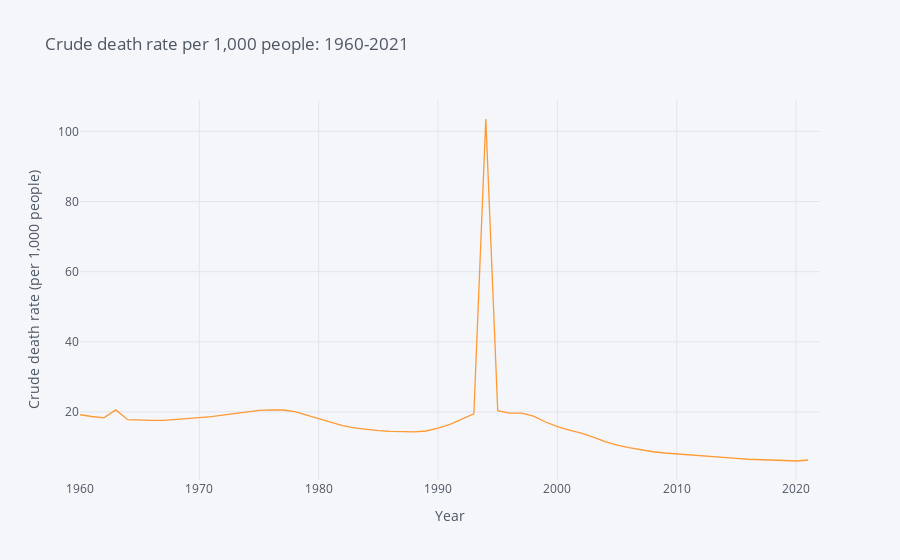

This figure's notebook cell:
### Markdown cell above
#### Crude Death Rate per 1000 People <a name="crude-death-rate-per-1000-people"></a>

### Code cell
# Crude deah rate per 1,000 people.

# One variable: Crude death rate
variable_labels = {"SP.DYN.CDRT.IN": "Crude death rate"}

# Set country to Rwanda
Rwanda = {"RWA":"Rwanda"}

# Get dataframe
rwanda_deathrte = wbdata.get_dataframe(variable_labels, country = Rwanda).squeeze()

# Date index is of type string; change to integers
rwanda_deathrte.index = rwanda_pop.index.astype(int)

# Print graph from 1960-2022
rwanda_deathrte.iplot(title="Crude death rate per 1,000 people: 1960-2021",xTitle='Year',yTitle='Crude death rate (per 1,000 people)')

### Figure 1 — Plotly figure (JSON) as saved in the notebook; plotly's stock layout.template omitted (floating-point values rounded to 4 significant figures)
{"data": [{"line": {"color": "rgba(255, 153, 51, 1.0)", "dash": "solid", "shape": "linear", "width": 1.3}, "mode": "lines", "name": "Crude death rate", "text": "", "type": "scatter", "x": [2022, 2021, 2020, 2019, 2018, 2017, 2016, 2015, 2014, 2013, 2012, 2011, 2010, 2009, 2008, 2007, 2006, 2005, 2004, 2003, 2002, 2001, 2000, 1999, 1998, 1997, 1996, 1995, 1994, 1993, 1992, 1991, 1990, 1989, 1988, 1987, 1986, 1985, 1984, 1983, 1982, 1981, 1980, 1979, 1978, 1977, 1976, 1975, 1974, 1973, 1972, 1971, 1970, 1969, 1968, 1967, 1966, 1965, 1964, 1963, 1962, 1961, 1960], "y": ["", 6.28, 5.998, 6.137, 6.227, 6.367, 6.49, 6.724, 6.953, 7.285, 7.604, 7.814, 8.068, 8.284, 8.64, 9.186, 9.803, 10.55, 11.55, 12.79, 13.93, 14.83, 15.77, 17.12, 18.78, 19.64, 19.68, 20.37, 103.5, 19.44, 17.88, 16.45, 15.4, 14.55, 14.33, 14.28, 14.43, 14.65, 14.98, 15.43, 16.06, 17.07, 18.2, 19.21, 20.07, 20.54, 20.59, 20.42, 19.93, 19.41, 18.93, 18.63, 18.35, 18.11, 17.83, 17.6, 17.59, 17.62, 17.79, 20.58, 18.3, 18.69, 19.2]}], "layout": {"autosize": true, "legend": {"bgcolor": "#F5F6F9", "font": {"color": "#4D5663"}}, "paper_bgcolor": "#F5F6F9", "plot_bgcolor": "#F5F6F9", "title": {"font": {"color": "#4D5663"}, "text": "Crude death rate per 1,000 people: 1960-2021"}, "xaxis": {"autorange": true, "gridcolor": "#E1E5ED", "range": [1960, 2022], "showgrid": true, "tickfont": {"color": "#4D5663"}, "title": {"font": {"color": "#4D5663"}, "text": "Year"}, "type": "linear", "zerolinecolor": "#E1E5ED"}, "yaxis": {"autorange": true, "gridcolor": "#E1E5ED", "range": [0.5793, 109.0], "showgrid": true, "tickfont": {"color": "#4D5663"}, "title": {"font": {"color": "#4D5663"}, "text": "Crude death rate (per 1,000 people)"}, "type": "linear", "zerolinecolor": "#E1E5ED"}}}
